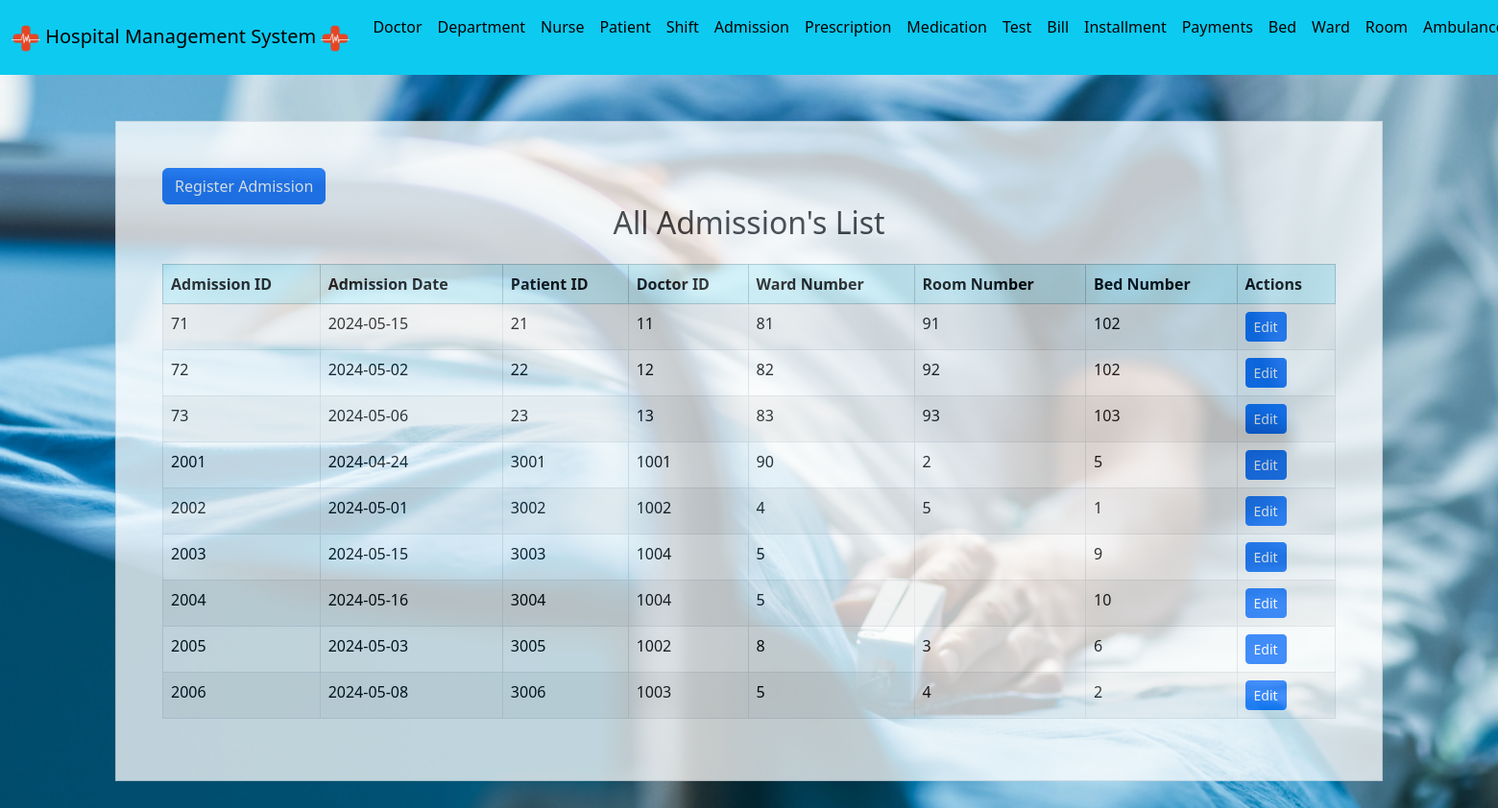
/Website/admission.php (signed in), run on the app's committed database.
### tables this page shows
CREATE TABLE `admission` (
  `Admission_ID` int(10) NOT NULL,
  `Admission_Date` date DEFAULT NULL,
  `Patient_ID` int(10) NOT NULL,
  `Doctor_ID` int(10) NOT NULL,
  `Room_Number` int(10) DEFAULT NULL,
  `Ward_Number` int(10) DEFAULT NULL,
  `Bed_Number` int(10) DEFAULT NULL
);

### Website/admission.php (the view, shortened to what this page needs)
<!DOCTYPE html>
<html>
<?php
include("header.php");
include("connect.php");
?>
<head>
    <link rel="stylesheet" href="https://cdn.jsdelivr.net/npm/bootstrap@5.3.2/dist/css/bootstrap.min.css">
</head>
<body style="background-image: url(img/admission.webp);background-size: cover;background-repeat: no-repeat;">
    <div class="container p-5 my-5 bg-white border opacity-75">
        <?php if (isset($_SESSION["user_type"]) && $_SESSION["user_type"] == "Admin"): ?>
            <a href="input_admission.php" class="btn btn-primary">Register Admission</a>
        <?php endif; ?>
        <h2 class="text-center mb-4">All Admission's List</h2>
        <div class="table-responsive">
            <table class="table table-striped table-bordered">
                <thead class="table-info">
                    <tr>
                        <th>Admission ID</th>
                        <th>Admission Date</th>
                        <th>Patient ID</th>
                        <th>Doctor ID</th>
                        <th>Ward Number</th>
                        <th>Room Number</th>
                        <th>Bed Number</th>
                        <th>Actions</th>
                    </tr>
                </thead>
                <tbody>
                    <?php
                    $sql = "SELECT * FROM admission ORDER BY Admission_ID";
                    $result = mysqli_query($conn, $sql);
                    if (mysqli_num_rows($result) > 0) {
                        while($row = mysqli_fetch_assoc($result)) {
                            echo "<tr>
                                <td>".$row["Admission_ID"]."</td>
                                <td>".$row["Admission_Date"]."</td>
                                <td>".$row["Patient_ID"]."</td>
                                <td>".$row["Doctor_ID"]."</td>
                                <td>".$row["Ward_Number"]."</td>
                                <td>".$row["Room_Number"]."</td>
                                <td>".$row["Bed_Number"]."</td>
                                <td>";
                            if (isset($_SESSION["user_type"]) && $_SESSION["user_type"] == "Admin") {
                                echo "<a href='edit_admission.php?id=".$row["Admission_ID"]."' class='btn btn-primary btn-sm'>Edit</a>";
                            }
                            echo "</td>
                            </tr>";
                        }
                    } else {
                        echo "<tr><td colspan='8' class='text-center'>No records found</td></tr>";
                    }
                    ?>
                </tbody>
            </table>
        </div>
    </div>
</body>
</html>

### data on the page
admission: Admission_ID "71", Admission_Date "2024-05-15", Patient_ID "21", Doctor_ID "11", Ward_Number "81", Room_Number "91", Bed_Number "102"
admission: Admission_ID "72", Admission_Date "2024-05-02", Patient_ID "22", Doctor_ID "12", Ward_Number "82", Room_Number "92", Bed_Number "102"
admission: Admission_ID "73", Admission_Date "2024-05-06", Patient_ID "23", Doctor_ID "13", Ward_Number "83", Room_Number "93", Bed_Number "103"
admission: Admission_ID "2001", Admission_Date "2024-04-24", Patient_ID "3001", Doctor_ID "1001", Ward_Number "90", Room_Number "2", Bed_Number "5"
admission: Admission_ID "2002", Admission_Date "2024-05-01", Patient_ID "3002", Doctor_ID "1002", Ward_Number "4", Room_Number "5", Bed_Number "1"
admission: Admission_ID "2003", Admission_Date "2024-05-15", Patient_ID "3003", Doctor_ID "1004", Ward_Number "5", Bed_Number "9"
admission: Admission_ID "2004", Admission_Date "2024-05-16", Patient_ID "3004", Doctor_ID "1004", Ward_Number "5", Bed_Number "10"
admission: Admission_ID "2005", Admission_Date "2024-05-03", Patient_ID "3005", Doctor_ID "1002", Ward_Number "8", Room_Number "3", Bed_Number "6"
admission: Admission_ID "2006", Admission_Date "2024-05-08", Patient_ID "3006", Doctor_ID "1003", Ward_Number "5", Room_Number "4", Bed_Number "2"
